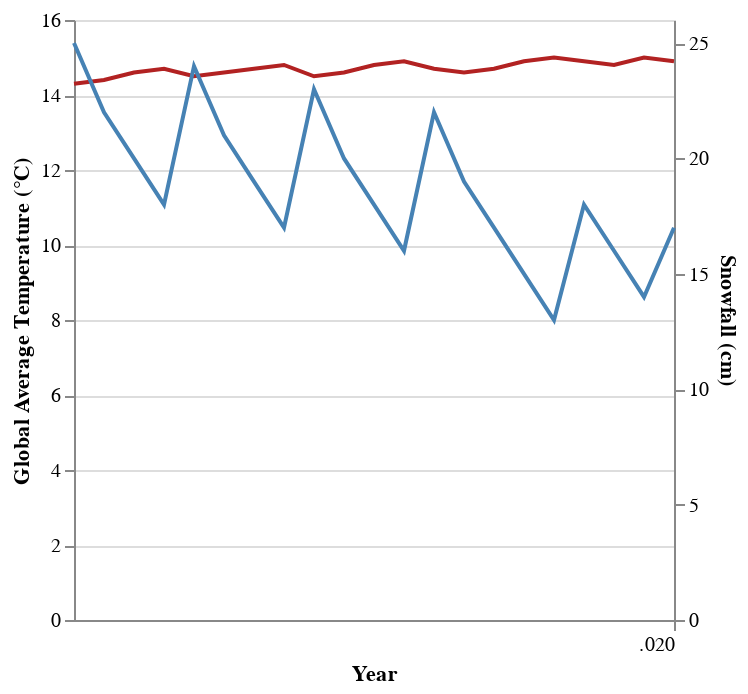

The specification (Vega-Lite) saved for this image:
### Vega-Lite specification from a JSON file in a GitHub repository (floating-point values rounded to 4 significant figures)
{"$schema": "https://vega.github.io/schema/vega-lite/v5.json", "data": {"values": [{"year": 2000, "temperature": 14.3, "snowfall": 25}, {"year": 2001, "temperature": 14.4, "snowfall": 22}, {"year": 2002, "temperature": 14.6, "snowfall": 20}, {"year": 2003, "temperature": 14.7, "snowfall": 18}, {"year": 2004, "temperature": 14.5, "snowfall": 24}, {"year": 2005, "temperature": 14.6, "snowfall": 21}, {"year": 2006, "temperature": 14.7, "snowfall": 19}, {"year": 2007, "temperature": 14.8, "snowfall": 17}, {"year": 2008, "temperature": 14.5, "snowfall": 23}, {"year": 2009, "temperature": 14.6, "snowfall": 20}, {"year": 2010, "temperature": 14.8, "snowfall": 18}, {"year": 2011, "temperature": 14.9, "snowfall": 16}, {"year": 2012, "temperature": 14.7, "snowfall": 22}, {"year": 2013, "temperature": 14.6, "snowfall": 19}, {"year": 2014, "temperature": 14.7, "snowfall": 17}, {"year": 2015, "temperature": 14.9, "snowfall": 15}, {"year": 2016, "temperature": 15.0, "snowfall": 13}, {"year": 2017, "temperature": 14.9, "snowfall": 18}, {"year": 2018, "temperature": 14.8, "snowfall": 16}, {"year": 2019, "temperature": 15.0, "snowfall": 14}, {"year": 2020, "temperature": 14.9, "snowfall": 17}]}, "layer": [{"mark": "line", "encoding": {"x": {"field": "year", "type": "temporal", "title": "Year", "axis": {"labelAngle": 0}}, "y": {"field": "temperature", "type": "quantitative", "title": "Global Average Temperature (°C)", "axis": {"orient": "left"}}, "color": {"value": "firebrick"}}}, {"mark": "line", "encoding": {"x": {"field": "year", "type": "temporal", "axis": {"labelAngle": 0}}, "y": {"field": "snowfall", "type": "quantitative", "title": "Snowfall (cm)", "axis": {"orient": "right"}}, "color": {"value": "steelblue"}}}], "resolve": {"scale": {"y": "independent"}}, "config": {"legend": {"orient": "right", "title": "Measurement"}}}
